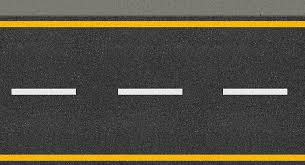
#> input picture test/image/road.jpg, 305 x 165 px
$ python 5_blur.py
#> lines starting #> are read from the running program, lines starting #| are printed output that depends on the picture
import cv2

image = cv2.imread('./image/road.jpg')
#> image is the input picture: shape (165, 305, 3); mean B, G, R 65.4, 78.6, 83.3
cv2.imshow('Original_image',image)

blurred_image = cv2.GaussianBlur(image,(5,5),0)
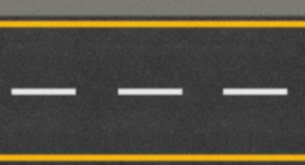
#> blurred_image: shape (165, 305, 3); mean B, G, R 65.4, 78.7, 83.3
more_blurred_image = cv2.GaussianBlur(image,(15,15),0)
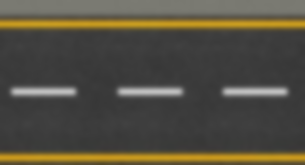
#> more_blurred_image: shape (165, 305, 3); mean B, G, R 65.4, 78.7, 83.4

cv2.imshow('Blurred_image',blurred_image)
cv2.imshow('More_blurred_image',more_blurred_image)

cv2.waitKey(0)
cv2.destroyAllWindows()
